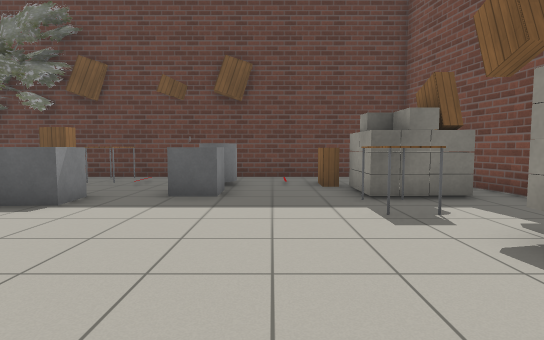
View 1 (above)

16 first-person views from a walk through a robot-simulator world made for Gazebo. The camera is 1 m above the floor, tilts 4° down and sees 80° across. Floor lines are 1 m apart. The floor is counted in squares, 1 m on a side. Each view is taken from the middle of a square. On the plan, view 1 faces up. The plan holds only what a view shows up to about 12 squares ahead; the rest is blank. The place goes on beyond the plan. Simple patterns stand in for the simulator's built-in surfaces. Some stock models are drawn as simple stand-ins. Some surface patterns are stand-ins.

View 2
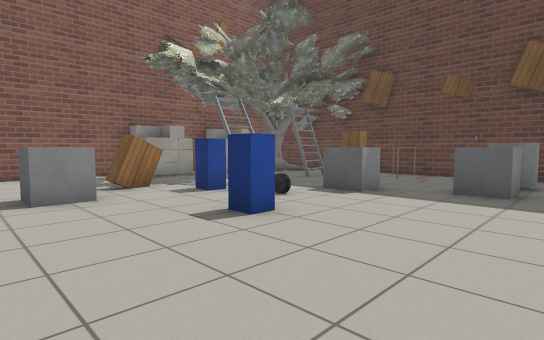

View 3
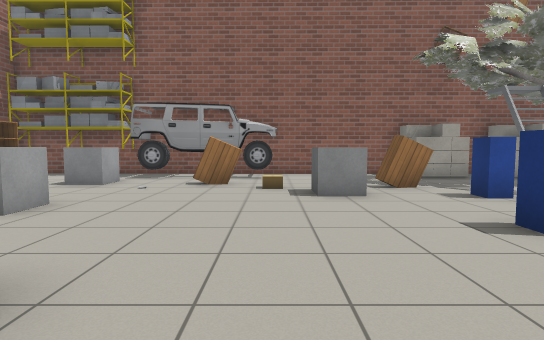

View 4
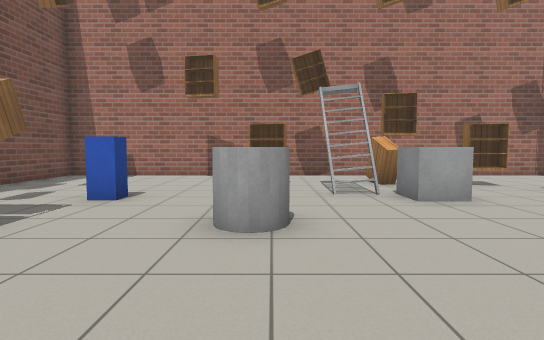

View 5
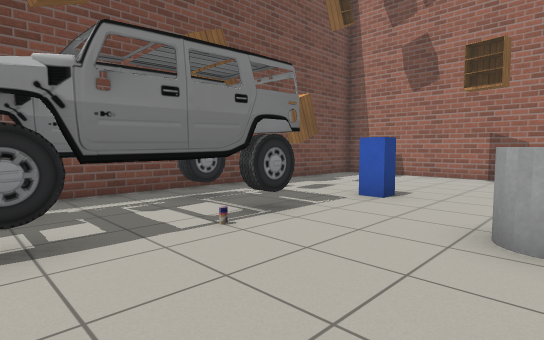

View 6
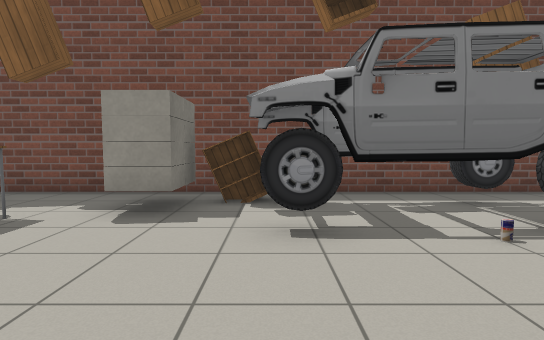

View 7
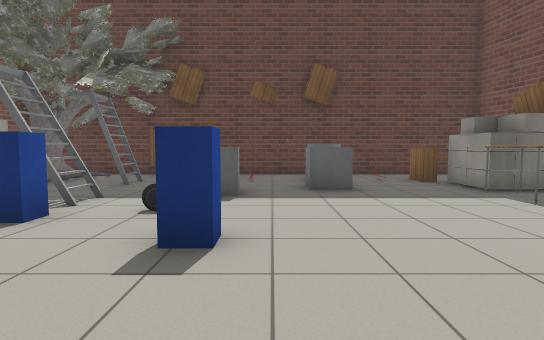

View 8
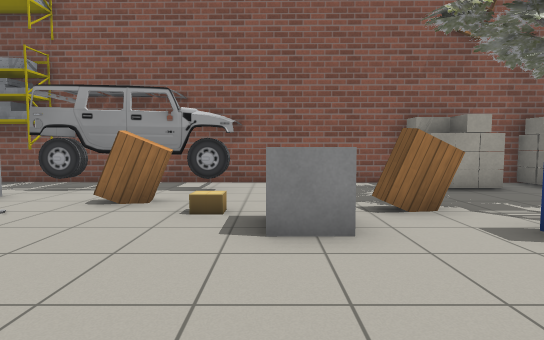

View 9
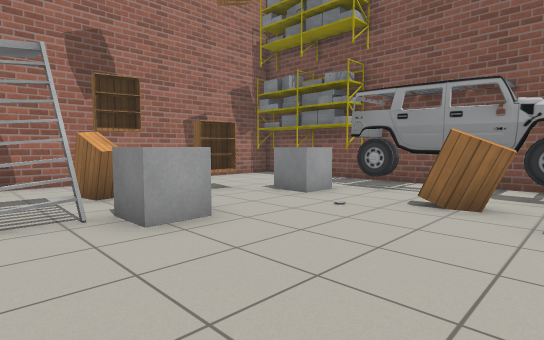

View 10
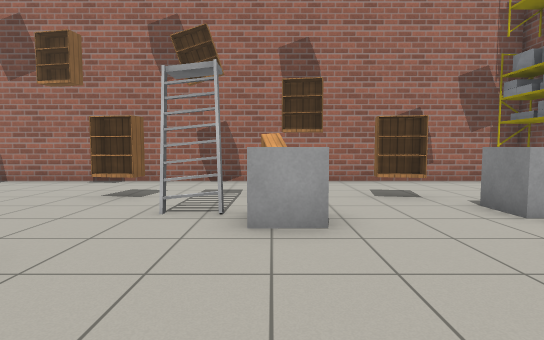

View 11
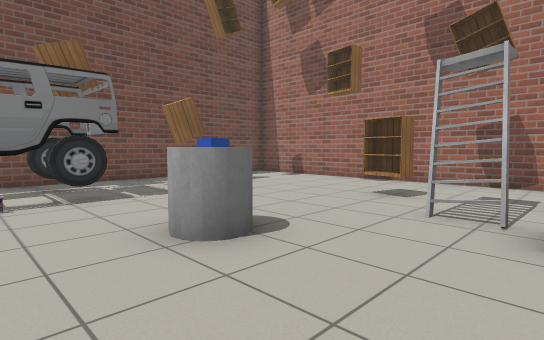

View 12
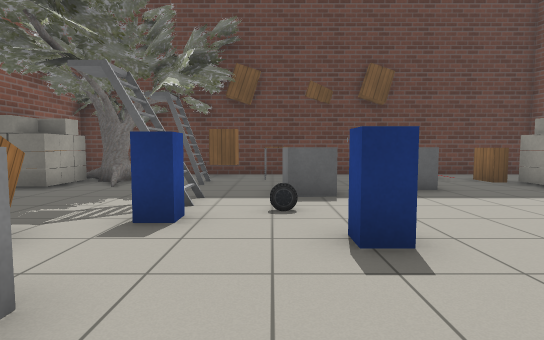

View 13
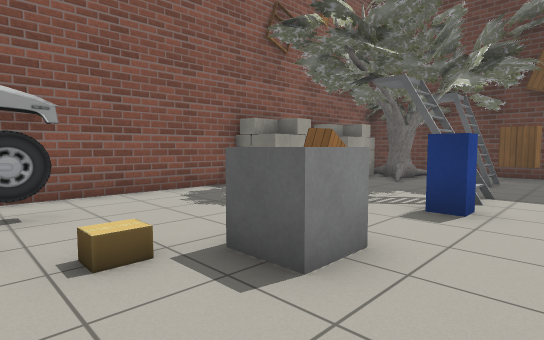

View 14
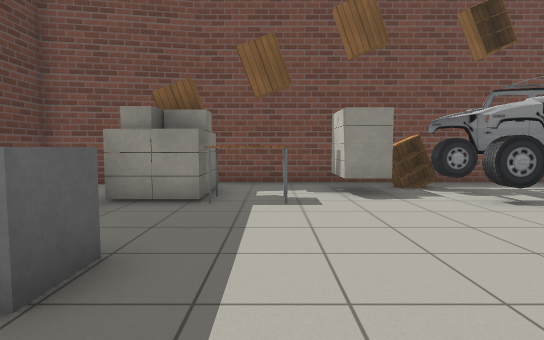

View 15
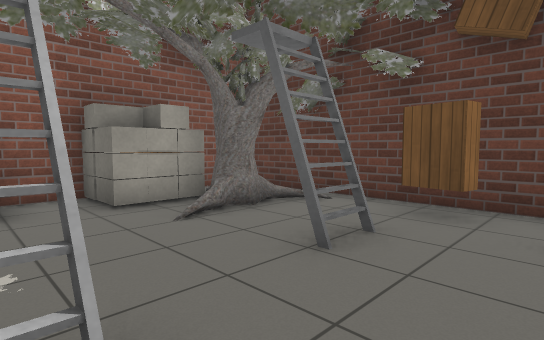

View 16
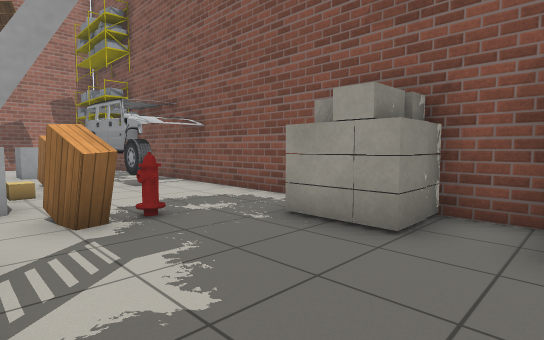

### Floor plan
Key: @ floor where view 1 was taken; # wall or solid block; . floor; B bookshelf; T table; C grey cylinder; G grey box; A oak tree; L ladder; R car; P postbox; E cardboard box; I drink can; H fire hydrant; O other object.
Columns run from 12 left of view 1 to 5 right of it. Each row starts with its distance up from view 1.
 11 ##################
 10 #.AA.BBT.........#
  9 #OAA...T..CC.B...#
  8 OO.A.L.......BBOO#
  7 OO........GG..OBB#
  6 #......GG.....T..#
  5 OO...L........T..#
  4 OO.....R.........#
  3 #...BP.........OO#
  2 #..HB...P.......B#
  1 #....G........RRB#
  0 #....G......@.RRR#
 -1 RR..E.........RRR#
 -2 RR.B.........IRRR#
 -3 RRRB......CC..RRR#
 -4 RR...............#
 -5 RR.....G.....P...#
 -6 #..G...GLL......B#
 -7 #...B..B........B#
 -8 #...BB.B..B......#
 -9 #.....B..........#
-10 #................#
-11 ##################

Where each view was taken, in squares from view 1:
view 1: 0 up, 0 right, facing up
view 2: 1 down, 0 right, facing up-left
view 3: 1 down, 0 right, facing left
view 4: 1 up, 2 left, facing down
view 5: 1 up, 2 left, facing down-right
view 6: 1 up, 2 left, facing right
view 7: 1 down, 3 left, facing up
view 8: 0 up, 3 left, facing left
view 9: 1 down, 3 left, facing down-left
view 10: 1 down, 5 left, facing down
view 11: 1 down, 5 left, facing down-right
view 12: 1 down, 5 left, facing up
view 13: 2 down, 5 left, facing up-left
view 14: 5 up, 4 left, facing right
view 15: 5 up, 5 left, facing up-left
view 16: 7 up, 7 left, facing down-left
